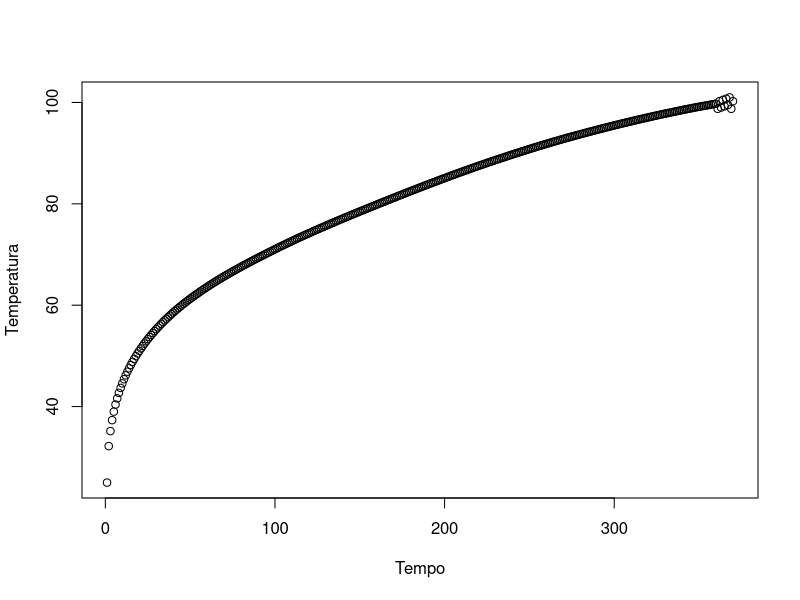
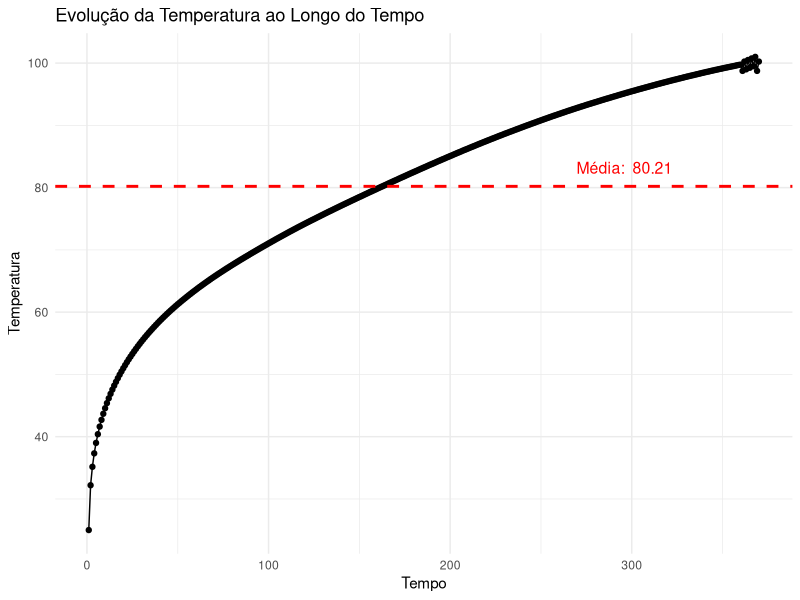

The R script that drew these images, in order:
vetor_a <- c(25.00, 32.20, 35.16, 37.32, 39.00, 40.40, 41.62, 42.70, 43.68, 44.57, 45.39, 46.16, 46.88, 47.56, 48.20, 48.81, 49.39, 49.95, 50.48, 50.99, 51.48, 51.96, 52.42, 52.86, 53.29, 53.71, 54.11, 54.51, 54.89, 55.27, 55.63, 55.99, 56.33, 56.67, 57.00, 57.32, 57.64, 57.95, 58.26, 58.56, 58.85, 59.14, 59.42, 59.70, 59.97, 60.24, 60.50, 60.76, 61.02, 61.27, 61.51, 61.76, 62.00, 62.23, 62.47, 62.70, 62.93, 63.16, 63.38, 63.60, 63.82, 64.04, 64.25, 64.46, 64.67, 64.88, 65.08, 65.29, 65.49, 65.69, 65.88, 66.08, 66.27, 66.46, 66.65, 66.84, 67.03, 67.21, 67.40, 67.58, 67.76, 67.94, 68.12, 68.30, 68.48, 68.65, 68.83, 69.00, 69.17, 69.35, 69.52, 69.69, 69.86, 70.03, 70.20, 70.37, 70.54, 70.70, 70.87, 71.04, 71.20, 71.37, 71.53, 71.70, 71.86, 72.02, 72.18, 72.34, 72.50, 72.66, 72.82, 72.98, 73.13, 73.29, 73.44, 73.60, 73.75, 73.90, 74.05, 74.20, 74.35, 74.50, 74.65, 74.80, 74.94, 75.09, 75.24, 75.38, 75.53, 75.67, 75.82, 75.96, 76.11, 76.25, 76.39, 76.54, 76.68, 76.82, 76.96, 77.10, 77.24, 77.38, 77.52, 77.66, 77.80, 77.94, 78.07, 78.21, 78.35, 78.49, 78.62, 78.76, 78.90, 79.03, 79.17, 79.31, 79.44, 79.58, 79.71, 79.85, 79.98, 80.12, 80.25, 80.39, 80.52, 80.66, 80.79, 80.92, 81.06, 81.19, 81.32, 81.46, 81.59, 81.72, 81.85, 81.99, 82.12, 82.25, 82.38, 82.51, 82.64, 82.77, 82.90, 83.03, 83.16, 83.29, 83.42, 83.55, 83.68, 83.80, 83.93, 84.06, 84.19, 84.31, 84.44, 84.57, 84.69, 84.82, 84.94, 85.07, 85.19, 85.32, 85.44, 85.57, 85.69, 85.81, 85.94, 86.06, 86.18, 86.30, 86.42, 86.54, 86.66, 86.78, 86.90, 87.02, 87.14, 87.26, 87.37, 87.49, 87.61, 87.72, 87.84, 87.95, 88.07, 88.18, 88.30, 88.41, 88.52, 88.64, 88.75, 88.86, 88.97, 89.08, 89.19, 89.30, 89.41, 89.52, 89.63, 89.74, 89.85, 89.96, 90.06, 90.17, 90.28, 90.38, 90.49, 90.60, 90.70, 90.81, 90.91, 91.02, 91.12, 91.22, 91.33, 91.43, 91.53, 91.63, 91.73, 91.83, 91.93, 92.03, 92.13, 92.23, 92.33, 92.42, 92.52, 92.62, 92.71, 92.81, 92.90, 93.00, 93.09, 93.18, 93.28, 93.37, 93.46, 93.55, 93.64, 93.73, 93.82, 93.91, 94.00, 94.09, 94.18, 94.27, 94.35, 94.44, 94.53, 94.62, 94.70, 94.79, 94.88, 94.96, 95.05, 95.13, 95.22, 95.30, 95.39, 95.47, 95.55, 95.63, 95.72, 95.80, 95.88, 95.96, 96.04, 96.12, 96.20, 96.28, 96.36, 96.44, 96.52, 96.60, 96.68, 96.75, 96.83, 96.91, 96.98, 97.06, 97.14, 97.21, 97.29, 97.36, 97.43, 97.51, 97.58, 97.65, 97.73, 97.80, 97.87, 97.94, 98.01, 98.08, 98.15, 98.22, 98.29, 98.36, 98.43, 98.50, 98.57, 98.63, 98.70, 98.77, 98.83, 98.90, 98.96, 99.03, 99.09, 99.15, 99.22, 99.28, 99.34, 99.40, 99.46, 99.52, 99.58, 99.65, 99.71, 99.75, 98.75, 100.25, 99.00, 100.50, 99.25, 100.75, 99.50, 101.00, 98.75, 100.25)



vetor_b <- c(1:length(vetor_a))
View(vetor_b)
View(vetor_a)

temp_frame <- data.frame(Tempo = vetor_b, Temperatura = vetor_a)

class(temp_frame)
View(temp_frame)
plot(temp_frame)




# Instale o pacote ggplot2 se ainda não o tiver
# install.packages("ggplot2")

# Carregue o pacote ggplot2
library(ggplot2)

# Supondo que seu dataframe 'temp_frame' já esteja carregado no R
# Se você quiser simular os dados para testar o código, pode usar:
# temp_frame <- data.frame(
#   Tempo = 1:13,
#   Temperatura = c(25.00, 32.20, 35.16, 37.32, 39.00, 40.40, 41.62, 42.70, 43.68, 44.57, 45.39, 46.16, 46.88)
# )

# Calcular a média e a mediana da temperatura
media_temperatura <- mean(temp_frame$Temperatura)


# Carregue o pacote ggplot2
library(ggplot2)

# Supondo que seu dataframe 'temp_frame' já esteja carregado no R

# Calcular apenas a média da temperatura (a mediana não é mais necessária para o gráfico, mas pode ser útil manter o cálculo se precisar dela para outra coisa)
media_temperatura <- mean(temp_frame$Temperatura)
# mediana_temperatura <- median(temp_frame$Temperatura) # <--- Esta linha pode ser removida ou comentada

# Criar o gráfico de evolução da temperatura com ggplot2
ggplot(data = temp_frame, aes(x = Tempo, y = Temperatura)) +
  geom_point() +
  geom_line() +
  # Adiciona uma linha horizontal para a Média da Temperatura
  geom_hline(yintercept = media_temperatura, color = "red", linetype = "dashed", size = 1) +
  # Linha da mediana removida ou comentada:
  # geom_hline(yintercept = mediana_temperatura, color = "blue", linetype = "dotted", size = 1) +
  # Títulos e rótulos
  labs(title = "Evolução da Temperatura ao Longo do Tempo",
       x = "Tempo",
       y = "Temperatura") +
  theme_minimal() +
  # Adicionar anotação de texto para o valor da média
  annotate("text", x = max(temp_frame$Tempo) * 0.8, y = media_temperatura + 3,
           label = paste("Média: ", round(media_temperatura, 2)), color = "red", size = 4)
# Anotação de texto da mediana removida ou comentada:
# annotate("text", x = max(temp_frame$Tempo) * 0.8, y = mediana_temperatura - 1,
#          label = paste("Mediana: ", round(mediana_temperatura, 2)), color = "blue", size = 4)